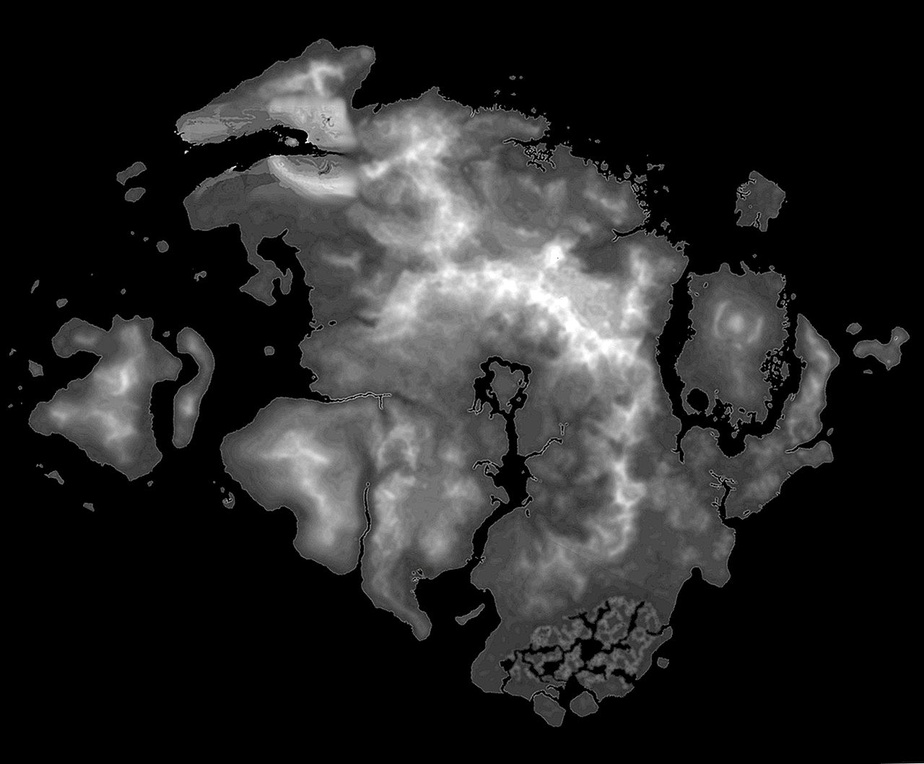
#> input picture shu_mo_gao_shou/模板代码汇总/2-优化-2/地形灰度图.jpg, 924 x 764 px, shrunk from 1280 x 1058 before the run, found by its file name
$ python '地形建模.py'
#> lines starting #> are read from the running program, lines starting #| are printed output that depends on the picture
import numpy as np
import matplotlib.pyplot as plt
from mpl_toolkits.mplot3d import Axes3D
from matplotlib import cm

def generate_mountain_from_terrain(image_path):
    terrain_image = plt.imread(image_path)
#> terrain_image is the input picture: shape (764, 924, 3); mean R, G, B 39.1, 39.1, 39.1
    height_map = terrain_image.mean(axis=-1) * 255

    x_size, y_size = height_map.shape
#> x_size = 764; y_size = 924
    x = np.arange(0, x_size, 1)
#> x = 764 values from 0 to 763
    y = np.arange(0, y_size, 1)
#> y = 924 values from 0 to 923
    x, y = np.meshgrid(x, y)

    # Adjust the scaling factor as needed
    scaling_factor = 0.000000000000000000000000000000000000000000000000000000000000000000000000000000000000000000000000000000000000000000000000000000000000000000000000000000000000000000000000000000000000000000000000000000000000000000000000000000000000000000000000000000000000000000000000000000000000000000000000001


    z = scaling_factor * height_map

    return x, y, z

def main():
    terrain_image_path = r'C:\Users\Administrator\Desktop\MathCode\2-优化-2\地形灰度图.jpg'

    x, y, z = generate_mountain_from_terrain(terrain_image_path)
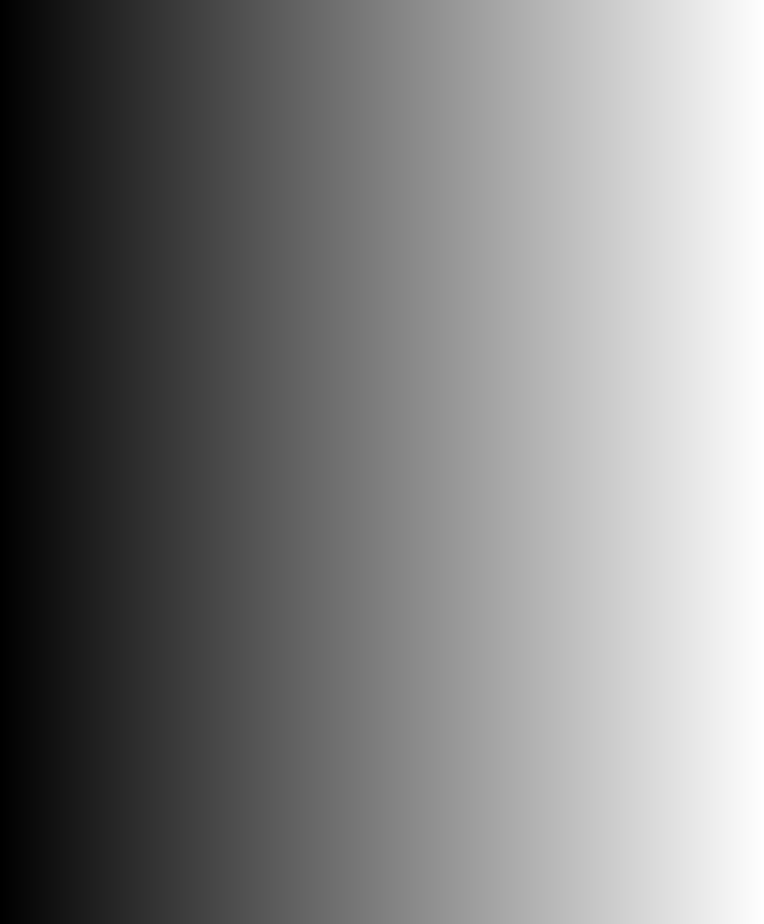
#> x: shape (924, 764) int64; min 0, max 763, mean 381.5; drawn with min black and max white
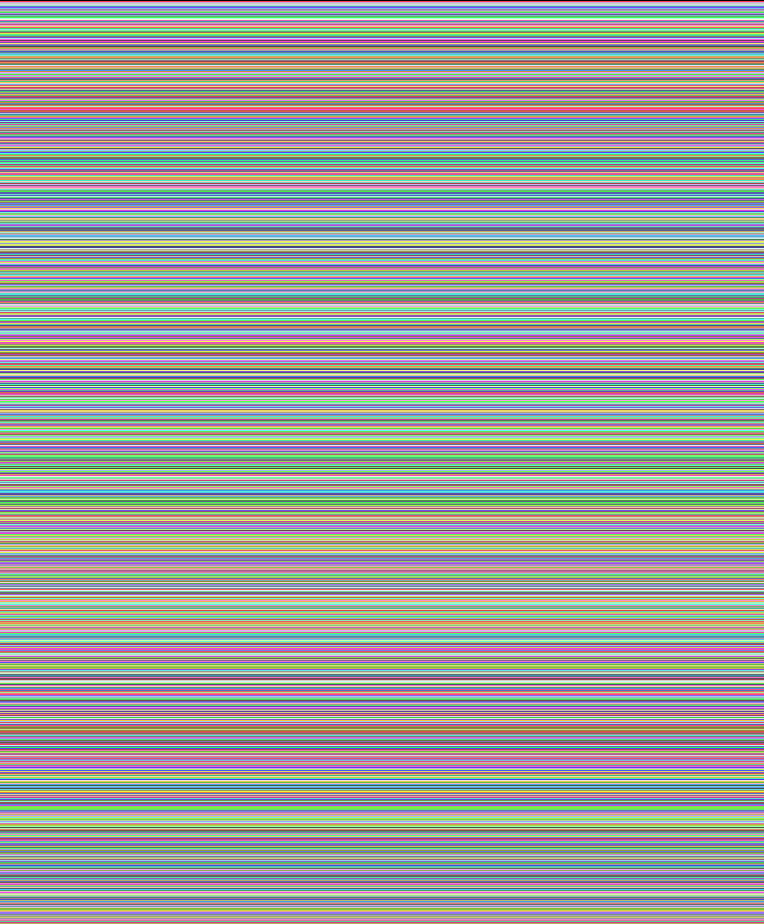
#> y: shape (924, 764) int64; 924 distinct labels, from 0 to 923; one colour per label, 0 black

    fig = plt.figure()
    ax = fig.add_subplot(111, projection='3d')
    ax.plot_surface(x, y, z.T, cmap=cm.terrain, alpha=0.7)

    ax.set_xlabel('X')
    ax.set_ylabel('Y')
    ax.set_zlabel('Z')
    plt.show()
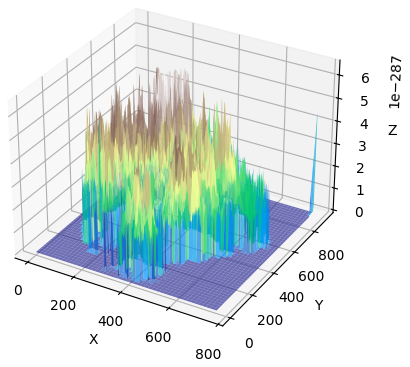
#> figure drawn by matplotlib, 1 panel


if __name__ == "__main__":
    main()
